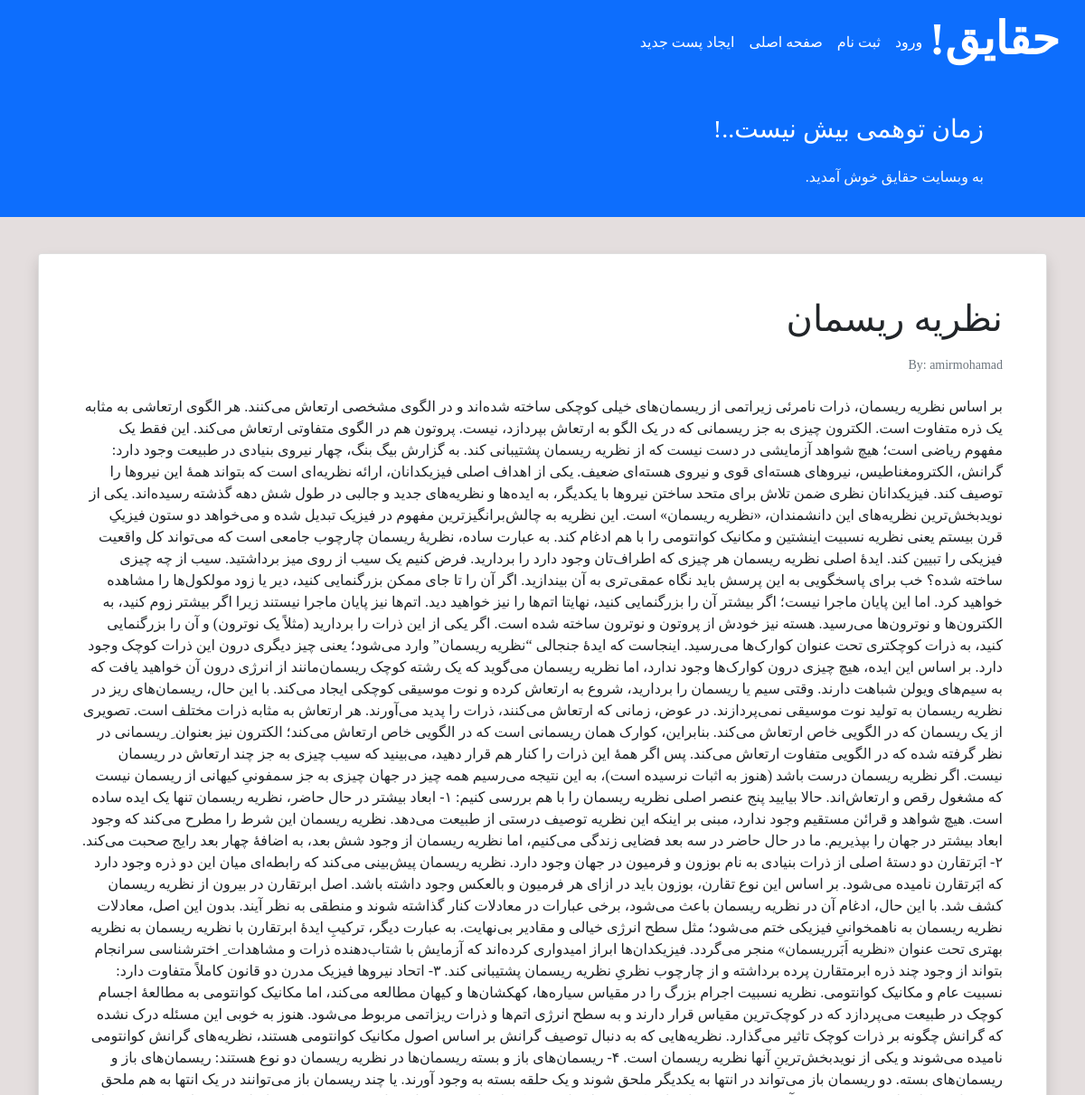
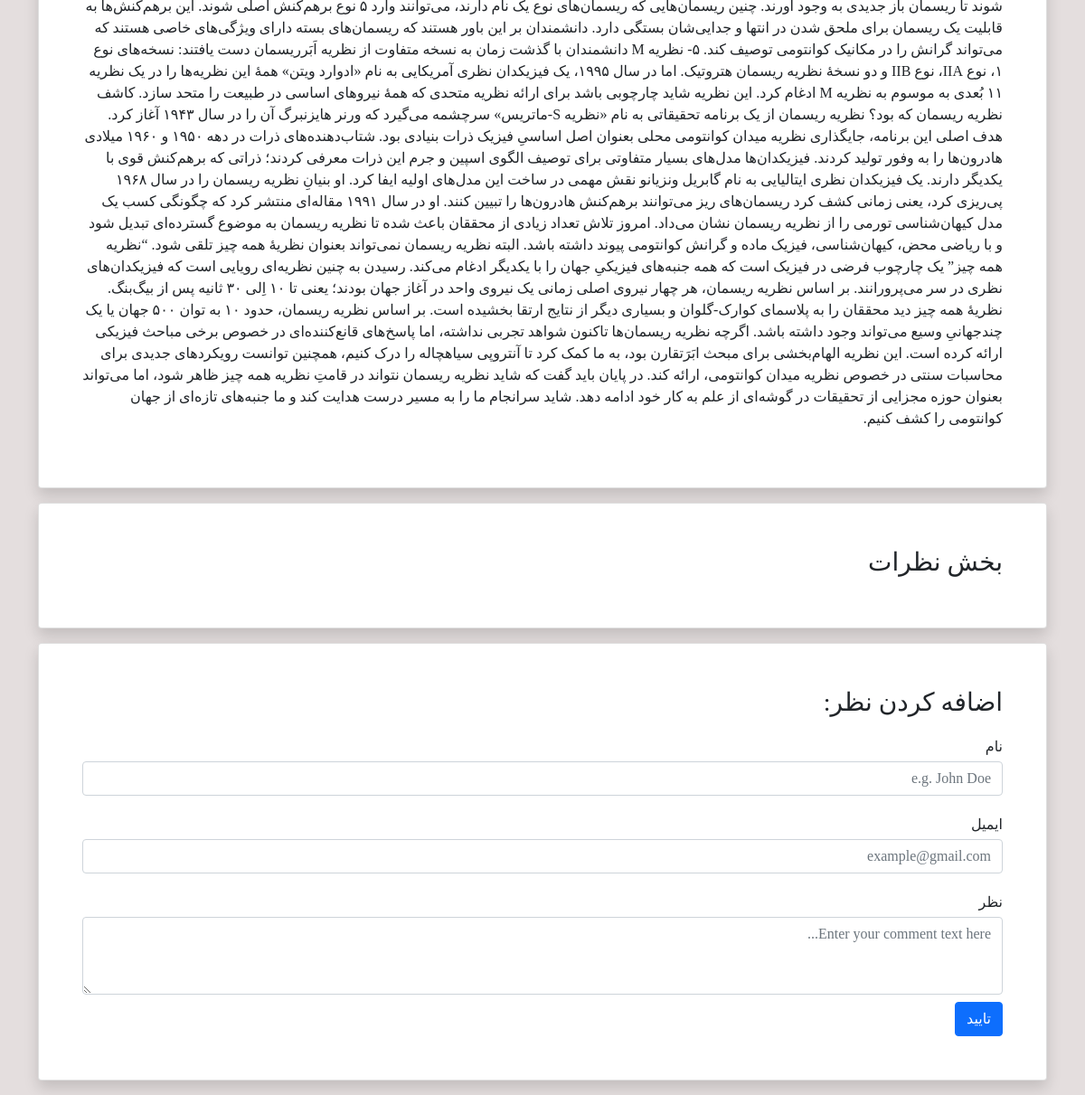
/detail/8/, run on the app's committed database (2 pictures, top to bottom).
### theory/models.py (models this page shows, shortened)
class Post(models.Model):
    STATUS_CHOICES=(
        ('pub', 'Published'),
        ('drf', 'Draft'),
    )
    title=models.CharField(max_length=100)
    text=models.TextField()
    author=models.ForeignKey('auth.User', on_delete=models.CASCADE)
    datetime_created=models.DateTimeField(auto_now_add=True)
    datetime_modified=models.DateTimeField(auto_now=True)
    status=models.CharField(choices=STATUS_CHOICES, max_length=3)

### theory/views.py (the view)
# urls.py: path('detail/<int:pk>/', views.PostDetailView.as_view(), name='post_detail'),
class PostDetailView(generic.DetailView):
    template_name = 'theory/post_detail.html'
    model = Post
    context_object_name = 'post'

### theory/templates/theory/post_detail.html (shortened to what this page needs)
{% extends '_base.html' %}
{% block content %}
    <div class="container mt-4">
        <div class="row">
            <div class="col-12">
                <div class="card shadow my-3 p-5">
                    <h1>{{ post.title }}</h1>
                    <p class="small text-muted mt-2">By: {{ post.author }}</p>
                    <p class="mt-2">{{ post.text }}</p>
                </div>
                <div class="card shadow my-3 p-5">
                    <h3>بخش نظرات</h3>
                </div>
                <div class="card shadow my-3 p-5">
                    <h3>اضافه کردن نظر:</h3>
                    <form method="POST">
                        <div class="form-group py-2">
                            <label class="py-1" for="author_name">نام</label>
                            <input type="text" class="form-control" placeholder="e.g. John Doe" name="author_name">
                        </div>
                        <div class="form-group py-2">
                            <label class="py-1" for="email">ایمیل</label>
                            <input type="email" class="form-control" placeholder="example@gmail.com" name="email">
                        </div>
                        <div class="form-group py-2">
                            <label class="py-1" for="comment_text">نظر</label>
                            <textarea class="form-control" name="text" rows="3"
                                      placeholder="Enter your comment text here..."></textarea>
                        </div>
                        <button type="submit" class="btn btn-primary">تایید</button>
                    </form>
                </div>
            </div>
        </div>
    </div>
{% endblock content %}

### templates/_base.html (style rules this page uses)
body { font-family: 'Irancell' !important; }

### data on the page
Post: title "نظریه ریسمان", author "amirmohamad", text "بر اساس نظریه ریسمان، ذرات نامرئی زیراتمی از ریسمان‌های خیلی کوچکی ساخته‌ شده‌اند و در الگوی مشخصی ارتعاش می‌کنند. هر الگوی ارتعاشی به مثابه یک ذره متفاوت است. الکترون چیزی به جز ریسمانی که در یک الگو به ارتعاش بپردازد، نیست. پروتون هم در الگوی متفاوتی ارتعاش می‌کند. این فقط یک مفهوم ریاضی است؛ هیچ شواهد آزمایشی در دست نیست که از نظریه ریسمان پشتیبانی کند. به گزارش بیگ بنگ، چهار نیروی بنیادی در طبیعت وجود دارد: گرانش، الکترومغناطیس، نیروهای هسته‌ای قوی و نیروی هسته‌ای ضعیف. یکی از اهداف اصلی فیزیکدانان، ارائه نظریه‌ای است که بتواند همۀ این نیروها را توصیف کند. فیزیکدانان نظری ضمن تلاش برای متحد ساختن نیروها با یکدیگر، به ایده‌ها و نظریه‌های جدید و جالبی در طول شش دهه گذشته رسیده‌اند. یکی از…"
